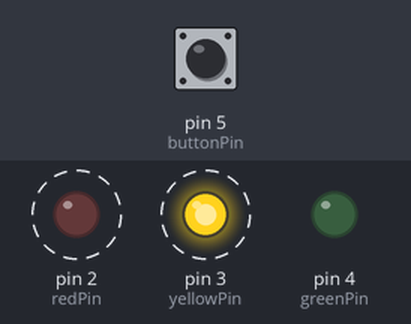
Recording of a sketch running on a simulated Arduino Uno, built with avr-gcc and run on an emulated ATmega328P. On the bench: output pins drawn as LEDs (lit = HIGH). Dashed ring = blinking. The inputs (shaded band) are chosen by the test bench; at power-on: pin 5 (buttonPin) HIGH.

Above: at 1.26 s.
1.3 s: pin 5 (buttonPin) pulled LOW for 0.15 s
At 1.76 s:
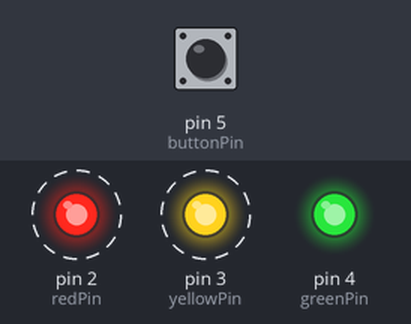
4.3 s: pin 5 (buttonPin) pulled LOW for 1 s
At 4.59 s:
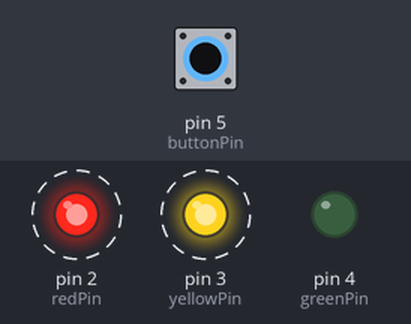
7.3 s: pin 5 (buttonPin) pulled LOW for 3.2 s
At 7.83 s:
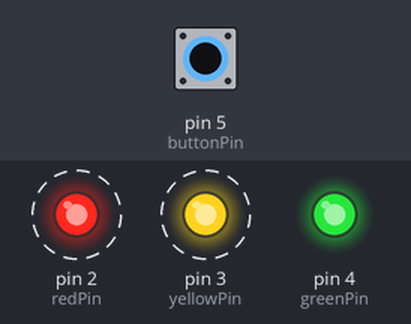
Timing chart, 0 to 18.0 s (numbered marks = the images above; inputs shaded):
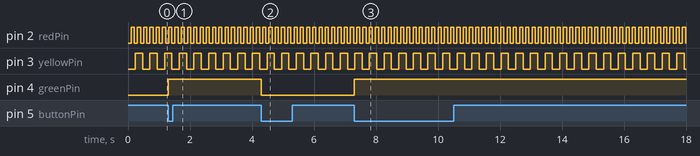

The sketch:

04_multi_blink_button.ino
```cpp
int greenPin  = 4;  // Пин зелёного светодиода
int yellowPin = 3;  // Пин жёлтого светодиода
int redPin    = 2;  // Пин красного светодиода
int buttonPin = 5;  // Пин кнопки (кнопка между D5 и GND, включим INPUT_PULLUP)

// Таймеры для каждого независимого процесса мигания/дребезга.
unsigned long timerRed   = 0;
unsigned long timerYellow= 0;
unsigned long timerGreen = 0;

// Переменные для логики кнопки
int button = 0;          // Текущее состояние кнопки после инверсии (!digitalRead)
int buttonPressed = 0;   // Флаг «кнопка находится в нажатом состоянии» (машина состояний: 0→1→0)


void setup()
{
  pinMode(redPin,    OUTPUT);
  pinMode(yellowPin, OUTPUT);
  pinMode(greenPin,  OUTPUT);

  pinMode(buttonPin, INPUT_PULLUP); // НЕ нажата: HIGH (1). Нажата: LOW (0).
}


void loop()
{

  if (millis() - timerRed > 100) {
    digitalWrite(redPin, !digitalRead(redPin));
    timerRed = millis();
  }

  if (millis() - timerYellow > 235) {
    digitalWrite(yellowPin, !digitalRead(yellowPin));
    timerYellow = millis();
  }

  button = !digitalRead(buttonPin);

  if (millis() - timerGreen > 20 and button == 1 and buttonPressed == 0) {
    digitalWrite(greenPin, !digitalRead(greenPin)); // Однократное переключение при нажатии
    timerGreen = millis();  // Сбрасываем таймер антидребезга
    buttonPressed = 1;      // Фиксируем, что мы уже обработали «нажатое» состояние
  }

  if (millis() - timerGreen > 20 and button == 0 and buttonPressed == 1) {
    timerGreen = millis();  // Снова сброс таймера для стабильности
    buttonPressed = 0;      // Разрешаем обработку следующего нажатия
  }
}
```

Measured:
- after the input at 1.3 s, pin 4 (greenPin): LOW → HIGH at once
- after the input at 4.3 s, pin 4 (greenPin): HIGH → LOW at once
- after the input at 7.3 s, pin 4 (greenPin): LOW → HIGH at once
- by itself, pin 2 (redPin): alternates HIGH for 0.10 s and LOW for 0.10 s
- by itself, pin 3 (yellowPin): alternates HIGH for 0.24 s and LOW for 0.24 s
